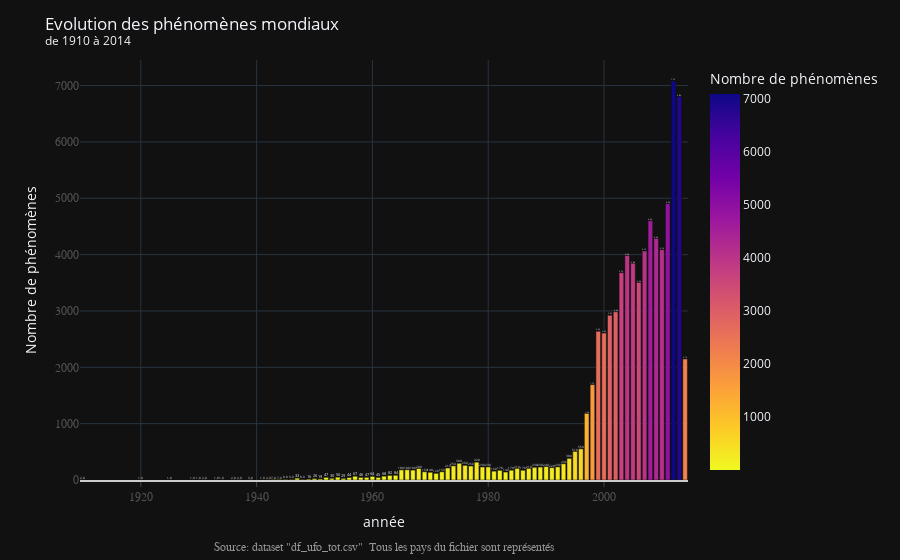

Notebook cell for this chart:
### Markdown cell above
plotly

### Code cell
# Graph
fig = px.bar(df_ufo_tot_gp,
             y='count_ufo_shape',
             x='year',
             text='count_ufo_shape',
             labels={'count_ufo_shape': 'Nombre de phénomènes',
                     'year': 'année'},
             color="count_ufo_shape",
             color_continuous_scale=COLOR_EVOLUTION,
             template=TEMPLATE)

# Text
fig.update_traces(texttemplate='%{text:.2s}',
                  textposition='outside')

fig.update_layout(title='Evolution des phénomènes mondiaux<br>'
                  "<sup>de 1910 à 2014</sup>",
                  showlegend=True,
                  xaxis=dict(
                        showline=True,
                        showgrid=True,
                        showticklabels=True,
                        linecolor='rgb(204, 204, 204)',
                        linewidth=2,
                        ticks='outside',
                        tickfont=dict(
                            family='Arial',
                            size=12,
                            color='rgb(82, 82, 82)'
                        ),
                  ),
                  yaxis=dict(
                      showgrid=True,
                      zeroline=False,
                      showline=False,
                      showticklabels=True,
                      tickfont=dict(
                          family='Arial',
                          size=12,
                          color='rgb(82, 82, 82)'
                      ),
                  )
                  #                   plot_bgcolor='white'
                  )
# Annotations
annotations = []

# Source
annotations.append(dict(xref='paper', yref='paper',
                        x=0.5, y=-0.14,
                        xanchor='center', yanchor='top',
                        text='Source: dataset "df_ufo_tot.csv" ' +
                        ' Tous les pays du fichier sont représentés',
                        font=dict(family='Arial',
                                  size=12,
                                  color='rgb(150,150,150)'),
                        showarrow=False))

fig.update_layout(annotations=annotations)
fig.show()

### Figure 1 — Plotly figure (JSON) as saved in the notebook; plotly's stock layout.template omitted (floating-point values rounded to 4 significant figures)
{"data": [{"alignmentgroup": "True", "hovertemplate": "année=%{x}<br>Nombre de phénomènes=%{marker.color}<extra></extra>", "legendgroup": "", "marker": {"color": [2, 1, 1, 1, 1, 2, 1, 1, 2, 2, 3, 1, 2, 7, 7, 8, 9, 33, 8, 16, 26, 19, 47, 30, 50, 29, 44, 67, 46, 47, 64, 45, 68, 82, 84, 179, 182, 176, 204, 146, 137, 118, 146, 213, 251, 297, 260, 249, 316, 231, 232, 157, 172, 141, 174, 206, 173, 206, 225, 230, 238, 219, 233, 288, 384, 507, 553, 1182, 1692, 2640, 2607, 2924, 2986, 3680, 3982, 3845, 3506, 4064, 4601, 4288, 4088, 4904, 7081, 6806, 2148], "coloraxis": "coloraxis"}, "name": "", "offsetgroup": "", "orientation": "v", "showlegend": false, "text": [2, 1, 1, 1, 1, 2, 1, 1, 2, 2, 3, 1, 2, 7, 7, 8, 9, 33, 8, 16, 26, 19, 47, 30, 50, 29, 44, 67, 46, 47, 64, 45, 68, 82, 84, 179, 182, 176, 204, 146, 137, 118, 146, 213, 251, 297, 260, 249, 316, 231, 232, 157, 172, 141, 174, 206, 173, 206, 225, 230, 238, 219, 233, 288, 384, 507, 553, 1182, 1692, 2640, 2607, 2924, 2986, 3680, 3982, 3845, 3506, 4064, 4601, 4288, 4088, 4904, 7081, 6806, 2148], "textposition": "outside", "texttemplate": "%{text:.2s}", "type": "bar", "x": [1910, 1920, 1925, 1929, 1930, 1931, 1933, 1934, 1936, 1937, 1939, 1941, 1942, 1943, 1944, 1945, 1946, 1947, 1948, 1949, 1950, 1951, 1952, 1953, 1954, 1955, 1956, 1957, 1958, 1959, 1960, 1961, 1962, 1963, 1964, 1965, 1966, 1967, 1968, 1969, 1970, 1971, 1972, 1973, 1974, 1975, 1976, 1977, 1978, 1979, 1980, 1981, 1982, 1983, 1984, 1985, 1986, 1987, 1988, 1989, 1990, 1991, 1992, 1993, 1994, 1995, 1996, 1997, 1998, 1999, 2000, 2001, 2002, 2003, 2004, 2005, 2006, 2007, 2008, 2009, 2010, 2011, 2012, 2013, 2014], "xaxis": "x", "y": [2, 1, 1, 1, 1, 2, 1, 1, 2, 2, 3, 1, 2, 7, 7, 8, 9, 33, 8, 16, 26, 19, 47, 30, 50, 29, 44, 67, 46, 47, 64, 45, 68, 82, 84, 179, 182, 176, 204, 146, 137, 118, 146, 213, 251, 297, 260, 249, 316, 231, 232, 157, 172, 141, 174, 206, 173, 206, 225, 230, 238, 219, 233, 288, 384, 507, 553, 1182, 1692, 2640, 2607, 2924, 2986, 3680, 3982, 3845, 3506, 4064, 4601, 4288, 4088, 4904, 7081, 6806, 2148], "yaxis": "y"}], "layout": {"annotations": [{"font": {"color": "rgb(150,150,150)", "family": "Arial", "size": 12}, "showarrow": false, "text": "Source: dataset \"df_ufo_tot.csv\"  Tous les pays du fichier sont représentés", "x": 0.5, "xanchor": "center", "xref": "paper", "y": -0.14, "yanchor": "top", "yref": "paper"}], "barmode": "relative", "coloraxis": {"colorbar": {"title": {"text": "Nombre de phénomènes"}}, "colorscale": [[0, "#f0f921"], [0.1111, "#fdca26"], [0.2222, "#fb9f3a"], [0.3333, "#ed7953"], [0.4444, "#d8576b"], [0.5556, "#bd3786"], [0.6667, "#9c179e"], [0.7778, "#7201a8"], [0.8889, "#46039f"], [1, "#0d0887"]]}, "legend": {"tracegroupgap": 0}, "margin": {"t": 60}, "showlegend": true, "title": {"text": "Evolution des phénomènes mondiaux<br><sup>de 1910 à 2014</sup>"}, "xaxis": {"anchor": "y", "domain": [0, 1], "linecolor": "rgb(204, 204, 204)", "linewidth": 2, "showgrid": true, "showline": true, "showticklabels": true, "tickfont": {"color": "rgb(82, 82, 82)", "family": "Arial", "size": 12}, "ticks": "outside", "title": {"text": "année"}}, "yaxis": {"anchor": "x", "domain": [0, 1], "showgrid": true, "showline": false, "showticklabels": true, "tickfont": {"color": "rgb(82, 82, 82)", "family": "Arial", "size": 12}, "title": {"text": "Nombre de phénomènes"}, "zeroline": false}}}
